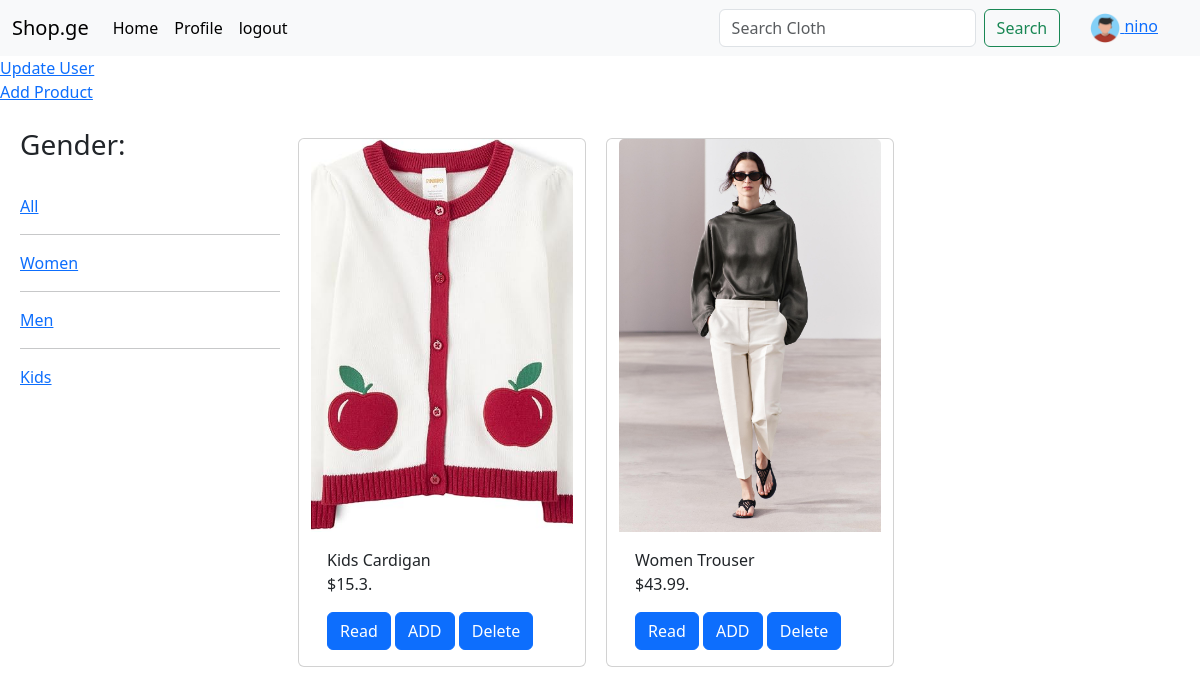
The page /profile/1 (signed in) on the database its author committed.
### new_shoop/models.py (models this page shows, shortened)
class User(AbstractUser):
    products_user=models.ManyToManyField(Products, related_name='users', blank=True) #products_user
    avatar = models.ImageField(null=True, default='avatar.svg')
    bio=models.TextField(null=True)

class Gender(models.Model):
     category = models.CharField(max_length=150)

class Products(models.Model):
    creator = models.ForeignKey('User', on_delete=models.SET("Unknown Creators")) #
    picture = models.ImageField(null=True, blank=True)
    category_name = models.CharField(max_length=150) #რა პროდუქტია
    category = models.ForeignKey(Categories, on_delete=models.CASCADE) #სქესი
    gender = models.ManyToManyField(Gender, related_name='products', blank=True) #products
    price = models.CharField(max_length=10)    #როცა რიცხვებზეა საუბარი რას ვირჩევ
    stock_quantity = models.CharField(max_length=10)
    description = models.TextField(max_length=500)
    file = models.FileField(null=True),
    created = models.DateTimeField(auto_now_add=True) #
    update = models.DateTimeField(auto_now=True) #
    class Meta:
        ordering = ["category_name"]

class Categories(models.Model):
    category = models.CharField(max_length=50) #სქესი
    category_name = models.CharField(max_length=150) #რა პროდუქტია
    def __str__(self):
        return self.category

### new_shoop/views.py (the view)
# urls.py: path('profile/<str:ms>', views.profile, name='profile'),
@login_required(login_url='login')
def profile(request, ms):
    user=User.objects.get(id=ms)
    q=request.GET.get('q') if request.GET.get('q') !=None else ''
    products = user.products_user.filter(Q(category_name__icontains=q) | Q(stock_quantity__icontains=q))
    products = list(set(products))
    gender = Gender.objects.all()
    context = {"products": products, 'gender': gender}
    return render(request, "new_shoop/profile.html", context)

### new_shoop/templates/new_shoop/profile.html (shortened to what this page needs)
{% extends 'main.html' %}
{% block content %}
    <a href="{% url 'update_user' %}">Update User</a>
    {% include 'new_shoop/product.html' %}
{% endblock %}

### templates/navbar.html (shortened to what this page needs)
<nav class="navbar navbar-expand-lg bg-body-tertiary">
          <div class="container-fluid">
            <a class="navbar-brand" href="{% url 'home' %}">Shop.ge</a>
            <div class="collapse navbar-collapse" id="navbarSupportedContent">
              <ul class="navbar-nav me-auto mb-2 mb-lg-0">
                <li class="nav-item">
                  <a class="nav-link active" aria-current="page" href="{% url 'home' %}">Home</a>
                </li>
                {% if request.user.is_authenticated %}
                <li class="nav-item">
                  <a class="nav-link active" aria-current="page" href="{% url 'profile' request.user.id %}">Profile</a>
                </li>
                <li class="nav-item">
                  <a class="nav-link active" aria-current="page" href="{% url 'logout' %}">logout</a>
                </li>
                {% else %}
                <li class="nav-item">
                  <a class="nav-link active" aria-current="page" href="{% url 'login' %}">login</a>
                </li>
                {% endif %}
              </ul>
              <form class="d-flex" role="search" action="">
                <input name="q" class="form-control me-2" type="search" placeholder="Search Cloth" aria-label="Search">
                <button class="btn btn-outline-success" type="submit">Search</button>
              </form>
              {% if request.user.is_authenticated %}
              <div style="margin: 0px 30px;">
                <a href="{% url 'profile' request.user.id %}">
                  <img src="{{request.user.avatar.url}}" width="30px" height="30px">
                  {{request.user.username}}
                </a>
              </div>
              {% endif %}
            </div>
          </div>
        </nav>

### new_shoop/templates/new_shoop/product.html (shortened to what this page needs)
<br>
    <a href="{%url 'add' %}"> Add Product</a>
<br><br>
<div class="home-container">
<div class="gender" style="margin: 0 20px">
    <h3>Gender:</h3>
    <br>
    <a href="{{request.path}}"> All</a>
    {% for gender in gender %}
    <hr>
        <a href="{{request.path}}?q={{ gender.category}}">{{ gender.category }}</a>
    {% endfor %}
</div>
<div>
<div class="row">
    {% for product in products %}
    <div class="card" style="width: 18rem; margin: 10px;">
          <img src="{{ product.picture.url }}" class="card-img-top" alt="{{ product.category.category_name }}"  style="height:100%; width:100%; object-fit:cover; ">
          <div class="card-body">
            <h7 class="card-title">{{ product.category }} </h7>
              <h7 class="card-title">{{ product.category.category_name }}
            <p class="card-text">{{ product.price }}.</p>
            {% if request.user.is_authenticated %}
                <a href="{% url 'reading' product.id %}" class="btn btn-primary">Read</a>
              {% if product in request.user.products.all %}
                    <a href="{% url 'drop' product.id %}" class="btn btn-primary">Drop</a>
              {% else %}
                <a href="{% url 'adding' product.id %}" class="btn btn-primary">ADD</a>
              {% endif %}
              {% if request.user == product.creator %}
                <a href="{% url 'delete' product.id %}" class="btn btn-primary">Delete</a>
              {% endif %}
            {% endif %}
          </div>
    </div>
    {% endfor %}
    </div>
</div>
</div>

### new_shoop/templates/new_shoop/product.html (style rules this page uses)
.home-container { display: grid; grid-template-columns: 1fr 3fr; }
.row { display: flex; flex-dairection:row }

### rows shown on the page
User: user.avatar (picture), user.username "nino"
Gender: category "Women"
Gender: category "Men"
Gender: category "Kids"
Products: picture (picture), category "Kids", category.category_name "Cardigan", price "$15.3", shows "Delete"
Products: picture (picture), category "Women", category.category_name "Trouser", price "$43.99", shows "Delete"
